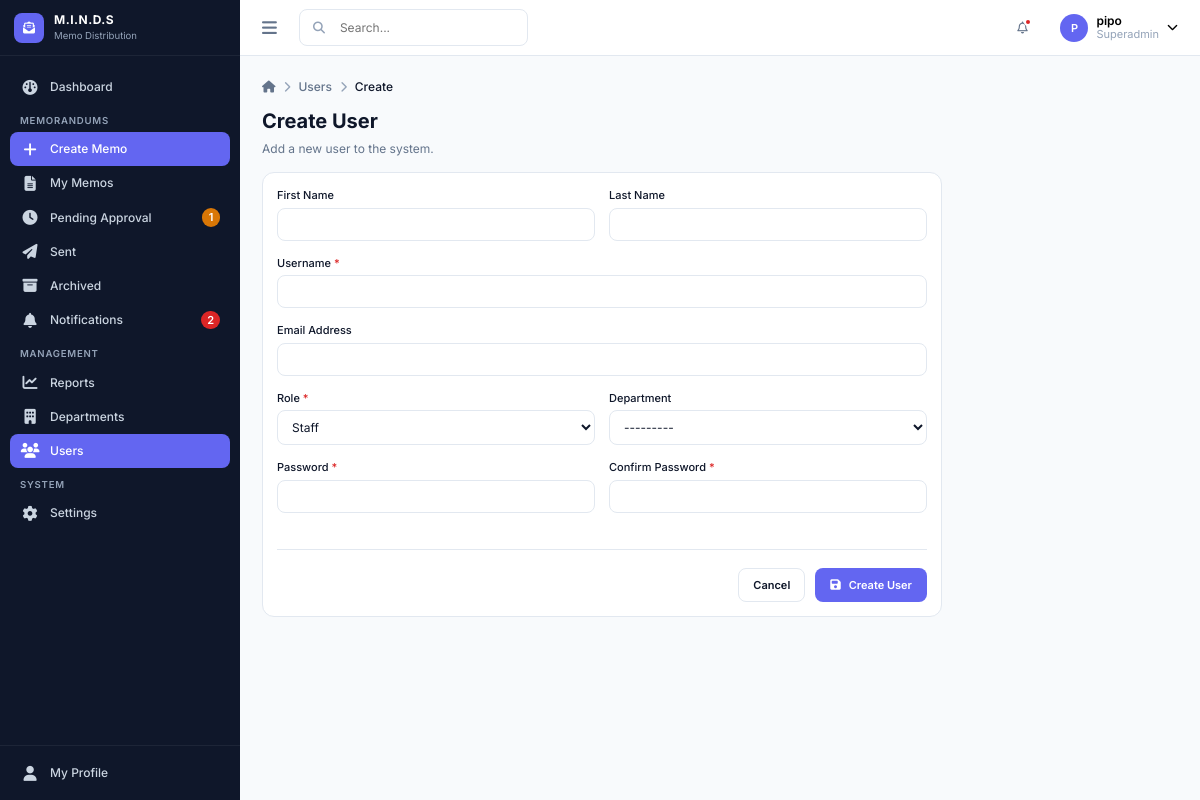
The app's page /users/create/ (signed in) with its own data.
### accounts/models.py (models this page shows, shortened)
class User(AbstractUser):
    class Role(models.TextChoices):
        SUPERADMIN = "superadmin", "Superadmin"
        ADMIN      = "admin",      "Admin"
        STAFF      = "staff",      "Staff"
    role = models.CharField(max_length=20, choices=Role.choices, default=Role.STAFF)
    department = models.ForeignKey(
        "departments.Department",
        on_delete=models.SET_NULL,
        null=True, blank=True,
        related_name="members",
    )
    @property
    def is_superadmin(self):
        return self.role == self.Role.SUPERADMIN
    def can_send_directly(self):
        return self.role in (self.Role.SUPERADMIN, self.Role.ADMIN)
    def can_manage_departments(self):
        return self.role == self.Role.SUPERADMIN

### users/views.py (the view, shortened to what this page needs)
# urls.py: path("create/", views.UserCreateView.as_view(), name="create"),
class UserCreateView(LoginRequiredMixin, SuperadminRequiredMixin, View):
    template_name = "users/user_form.html"
    def get(self, request):
        return render(request, self.template_name, {
            "form": UserCreateForm(), "title": "Create User", "subtitle": "Add a new user to the system.",
            "breadcrumbs": [{"label": "Users", "url": reverse("users:list")}, {"label": "Create"}],
        })

### accounts/forms.py
class UserCreateForm(UserCreationForm):
    class Meta:
        model = User
        fields = ["username", "first_name", "last_name", "email", "role", "department"]
        widgets = {
            "username": forms.TextInput(attrs={"class": "form-control"}),
            "first_name": forms.TextInput(attrs={"class": "form-control"}),
            "last_name": forms.TextInput(attrs={"class": "form-control"}),
            "email": forms.EmailInput(attrs={"class": "form-control"}),
            "role": forms.Select(attrs={"class": "form-control"}),
            "department": forms.Select(attrs={"class": "form-control"}),
        }
    def __init__(self, *args, **kwargs):
        super().__init__(*args, **kwargs)
        for field in ("password1", "password2"):
            self.fields[field].widget.attrs.update({"class": "form-control"})

### core/context_processors.py (called while the page is built, shortened)
def global_counts(request):
    if not request.user.is_authenticated:
        return {}
    user = request.user
    data = {
        "unread_notif_count": Notification.objects.for_user(user).unread().count(),
        "recent_notifications": (
            Notification.objects.for_user(user).select_related("memo")[:6]
        ),
    }
    if user.can_send_directly():
        data["pending_count"] = Memorandum.objects.visible_to(user).pending_approval().count()
        data["draft_count"] = (
            Memorandum.objects.filter(created_by=user, status="draft").count()
        )
    return data

### core/permissions.py (called while the page is built)
    def test_func(self):
        user = self.request.user
        return user.is_authenticated and user.role in self.allowed_roles

### departments/models.py (called while the page is built)
    def __str__(self):
        return self.name

### memos/models.py (called while the page is built, shortened)
    def visible_to(self, user):
        from django.db.models import Q
        if user.is_superadmin:
            return self

    def pending_approval(self):
        return self.filter(status=Memorandum.Status.PENDING)

### notifications/models.py (called while the page is built)
    def unread(self):
        return self.filter(is_read=False)

    def for_user(self, user):
        from memos.models import Memorandum
        return self.filter(
        user=user,
        memo__in=Memorandum.objects.visible_to(user)
    )

### users/templates/users/user_form.html (shortened to what this page needs)
{% extends "base.html" %}
{% block breadcrumb %}{% include "partials/breadcrumb.html" %}{% endblock %}
{% block content %}
<div class="page-header"><div><h1>{{ title }}</h1><p>{{ subtitle }}</p></div></div>
<div class="card" style="max-width:680px;">
    <form method="post">
        <div class="form-row">
            <div class="form-group"><label class="form-label">First Name</label>{{ form.first_name }}{% if form.first_name.errors %}<div class="form-error">{{ form.first_name.errors|first }}</div>{% endif %}</div>
            <div class="form-group"><label class="form-label">Last Name</label>{{ form.last_name }}{% if form.last_name.errors %}<div class="form-error">{{ form.last_name.errors|first }}</div>{% endif %}</div>
        </div>
        <div class="form-group"><label class="form-label">Username <span class="required">*</span></label>{{ form.username }}{% if form.username.errors %}<div class="form-error">{{ form.username.errors|first }}</div>{% endif %}</div>
        <div class="form-group"><label class="form-label">Email Address</label>{{ form.email }}{% if form.email.errors %}<div class="form-error">{{ form.email.errors|first }}</div>{% endif %}</div>
        <div class="form-row">
            <div class="form-group"><label class="form-label">Role <span class="required">*</span></label>{{ form.role }}{% if form.role.errors %}<div class="form-error">{{ form.role.errors|first }}</div>{% endif %}</div>
            <div class="form-group"><label class="form-label">Department</label>{{ form.department }}{% if form.department.errors %}<div class="form-error">{{ form.department.errors|first }}</div>{% endif %}</div>
        </div>
        {% if form.password1 %}
        <div class="form-row">
            <div class="form-group"><label class="form-label">Password <span class="required">*</span></label>{{ form.password1 }}{% if form.password1.errors %}<div class="form-error">{{ form.password1.errors|first }}</div>{% endif %}</div>
            <div class="form-group"><label class="form-label">Confirm Password <span class="required">*</span></label>{{ form.password2 }}</div>
        </div>
        {% endif %}
        <div class="form-actions">
            {% if target_user %}<a href="{% url 'users:detail' target_user.pk %}" class="btn btn-secondary">Cancel</a>
            {% else %}<a href="{% url 'users:list' %}" class="btn btn-secondary">Cancel</a>{% endif %}
            <button type="submit" class="btn btn-primary"><i class="fa-solid fa-floppy-disk"></i> {% if target_user %}Save Changes{% else %}Create User{% endif %}</button>
        </div>
    </form>
</div>
{% endblock %}

### core/templates/partials/topbar.html (shortened to what this page needs)
<header class="topbar">
    <div class="topbar-left">
        <button class="sidebar-toggle" id="sidebarToggle" aria-label="Toggle sidebar">
            <i class="fa-solid fa-bars"></i>
        </button>
        {% include "partials/search_bar.html" %}
    </div>
    <div class="topbar-right">
        <div class="user-menu">
            <button class="topbar-icon-btn" id="notifBellToggle" aria-label="Notifications">
                <i class="fa-regular fa-bell"></i>
                {% if unread_notif_count %}<span class="badge-dot"></span>{% endif %}
            </button>
        </div>
        <div class="user-menu">
            <button class="user-menu-trigger" id="userMenuToggle">
                <div class="user-avatar">{{ user.first_name|first|default:user.username|first|upper }}</div>
                <div class="user-menu-info hide-mobile">
                    <div class="name">{{ user.get_full_name|default:user.username }}</div>
                    <div class="role">{{ user.get_role_display }}</div>
                </div>
                <i class="fa-solid fa-chevron-down text-xs hide-mobile"></i>
            </button>
        </div>
    </div>
</header>

### core/static/css/base.css (style rules this page uses)
:root { --color-primary: #6366f1; --color-primary-hover: #4f46e5; --color-primary-light: #eef2ff; --color-sidebar-bg: #0f172a; --color-sidebar-text: #cbd5e1; --color-sidebar-text-active: #ffffff; --color-sidebar-hover: #1e293b; --color-sidebar-active-bg: #6366f1; --color-bg: #f8fafc; --color-card: #ffffff; --color-border: #e2e8f0; --color-text-primary: #0f172a; --color-text-secondary: #64748b; --color-text-muted: #94a3b8; --color-success: #16a34a; --color-success-bg: #f0fdf4; --color-warning: #d97706; --color-warning-bg: #fffbeb; --color-danger: #dc2626; --color-danger-bg: #fef2f2; --color-info: #0284c7; --color-info-bg: #f0f9ff; --color-priority-normal: #64748b; --color-priority-important: #d97706; --color-priority-urgent: #dc2626; --color-unread-bg: #eef2ff; --color-unread-dot: #6366f1; --font-family: 'Inter', -apple-system, BlinkMacSystemFont, sans-serif; --font-size-xs: 0.75rem; --font-size-sm: 0.8125rem; --font-size-base: 0.875rem; --font-size-md: 1rem; --font-size-lg: 1.125rem; --font-size-xl: 1.375rem; --font-size-2xl: 1.75rem; --font-weight-normal: 400; --font-weight-medium: 500; --font-weight-semibold: 600; --font-weight-bold: 700; --space-1: 4px; --space-2: 8px; --space-3: 12px; --space-4: 16px; --space-5: 20px; --space-6: 24px; --space-8: 32px; --space-10: 40px; --space-12: 48px; --radius-sm: 6px; --radius-md: 8px; --radius-lg: 12px; --radius-full: 9999px; --shadow-sm: 0 1px 2px 0 rgba(15,23,42,.05); --shadow-md: 0 4px 6px -1px rgba(15,23,42,.07),0 2px 4px -2px rgba(15,23,42,.05); --shadow-lg: 0 10px 15px -3px rgba(15,23,42,.08),0 4px 6px -4px rgba(15,23,42,.05); --sidebar-width: 260px; --sidebar-width-collapsed: 76px; --topbar-height: 64px; --transition-speed: 0.18s; }
*,*::before,*::after { box-sizing:border-box;margin:0;padding:0 }
html { font-size:16px }
body { font-family:var(--font-family);font-size:var(--font-size-base);color:var(--color-text-primary);background-color:var(--color-bg);line-height:1.5;-webkit-font-smoothing:antialiased }
a { color:inherit;text-decoration:none }
button { font-family:inherit;cursor:pointer }
input,textarea,select { font-family:inherit;font-size:inherit }
.text-xs { font-size:var(--font-size-xs) }

### records on screen
User: first_name|first "P", get_full_name "pipo", role "Superadmin"

### other values on screen
{{ pending_count }} "1"
{{ unread_notif_count }} "2"
{{ item.label }} "Users"
{{ item.label }} "Create"
{{ title }} "Create User"
{{ subtitle }} "Add a new user to the system."
